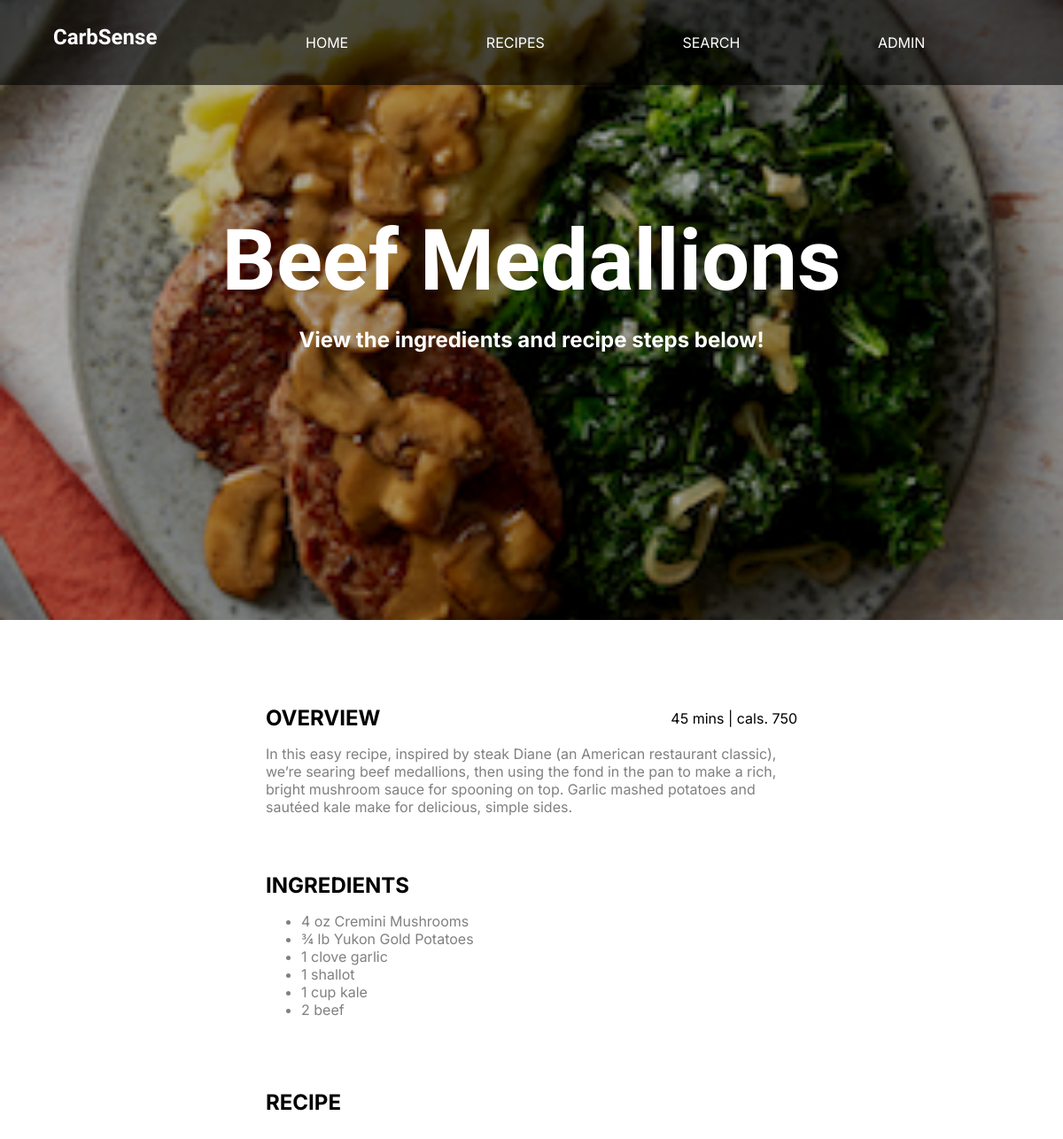
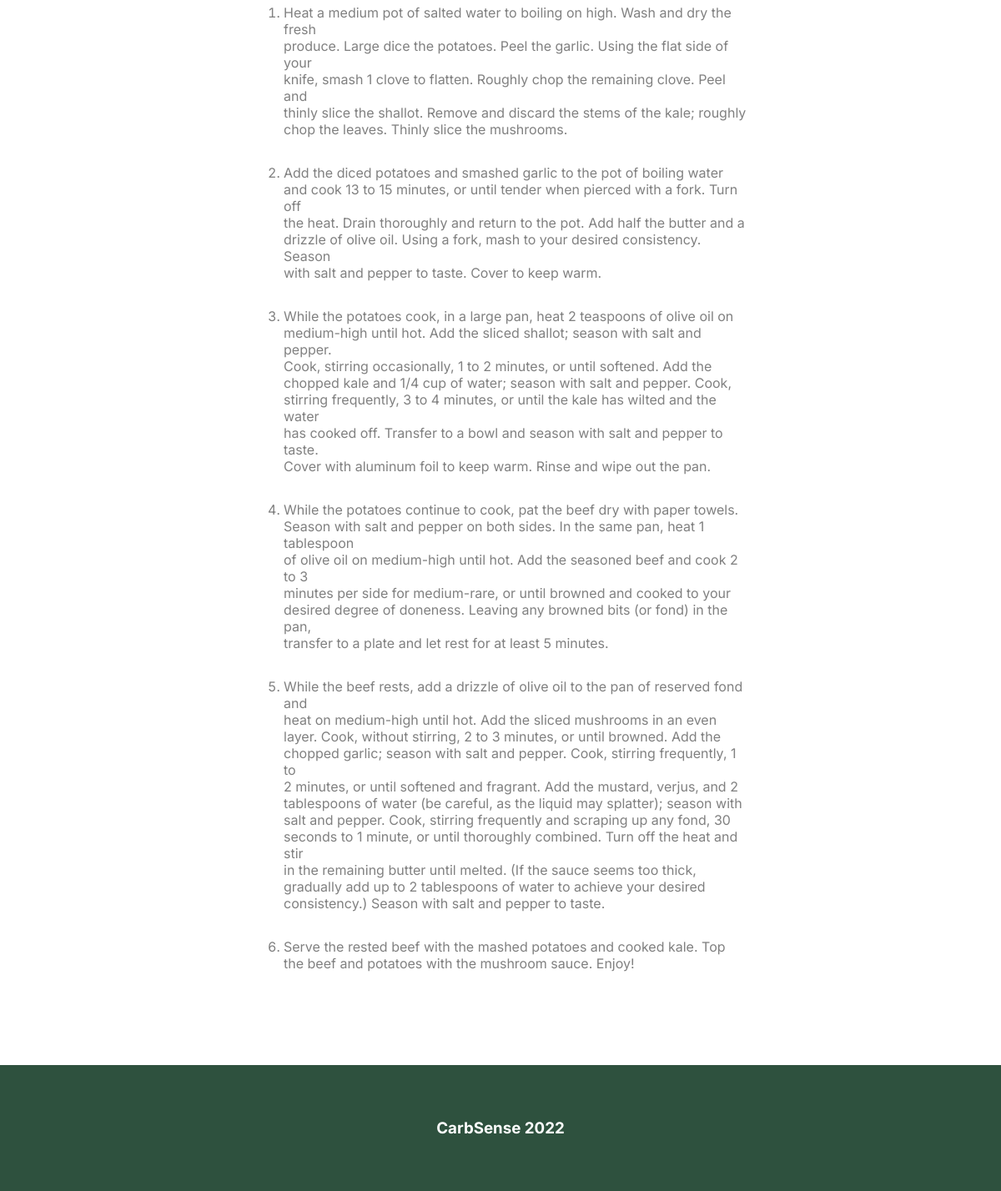
Screenshot of /details.php?id=26 with the database file from the repository (2 pictures, top to bottom).
### tables this page shows
CREATE TABLE `recipes` (
  `id` int(11) NOT NULL,
  `title` varchar(255) NOT NULL,
  `cal` int(11) NOT NULL,
  `cookTime` int(11) NOT NULL,
  `overview` longtext NOT NULL,
  `imagePath` varchar(250) NOT NULL,
  `ingredients` varchar(1000) NOT NULL,
  `steps` varchar(5000) NOT NULL
);

### .env.local.php (called while the page is built)
<?php
$APP_CONFIG = [
    'environment' => 'development',
    'site_name' => 'CarbSense',
    'site_url' => 'http://localhost:8888/final',
    'database_host' => 'localhost',
    'database_user' => 'root',
    'database_pass' => 'root',
    'database_name' => 'local_idm232',
];

### _includes/helper-functions.php (called while the page is built, shortened)
<?php
function site_url()
{
    global $APP_CONFIG;
    return $APP_CONFIG['site_url'];
}

### details.php (the view, shortened to what this page needs)
<?php
include_once 'app.php';
?>
<?php
$query = "SELECT * FROM recipes WHERE id = {$_GET['id']}";
$result = mysqli_query($db_connection, $query);
if ($result->num_rows > 0) {
    $recipe = mysqli_fetch_assoc($result);
} else {
    $error_message = 'Recipe does not exist';
}
?>
<?php
$header = $recipe['title'];
$headerText = "View the ingredients and recipe steps below!";
$headerImg = "details";
include_once '_components/header.php';
?>
    </header>
    <div class="hero-img" style="background-image: url(<?php echo site_url(); ?><?php echo $recipe['imagePath']?>);"></div>
    <div class="details-container">
        <div class="overview">
            <div class="overview-line1">
                <h2 class="ingredients-headers">OVERVIEW</h2>
                <div><?php echo $recipe['cookTime']?> mins | cals. <?php echo $recipe['cal']?></div>
            </div>
            <p class="overview-para"><?php echo $recipe['overview']?></p>
        </div>
        <div class="ingredients">
            <h2 class="ingredients-headers">INGREDIENTS</h2>
            <div class="ingredient-bullet"><?php echo $recipe['ingredients']?></div>
        </div>
        <div class="recipe">
            <h2 class="ingredients-headers">RECIPE</h2>
            <div class="steps"><?php echo $recipe['steps']?></div>
        </div>
    </div>
<?php
include_once '_components/footer.php';
?>

### _components/header.php (shortened to what this page needs)
<!DOCTYPE html>
<html lang="en">
<head>
    <link rel="stylesheet" href="<?php echo site_url(); ?>/dist/styles/styles.css">
</head>
<body>
<nav class="nav-main">
        <div class="logo">
            <h2 class="logo-text">CarbSense</h2>
        </div>
        <ul class="nav-links">
            <li><a href="<?php echo site_url(); ?>/">Home</a></li>
            <li><a href="<?php echo site_url(); ?>/recipes.php">Recipes</a></li>
            <li><a href="<?php echo site_url(); ?>/admin/search/">Search</a></li>
            <li><a href="<?php echo site_url(); ?>/admin/recipes/">Admin</a></li>
        </ul>
    </nav>
    <header class="header-main <?php echo"$headerImg"; ?>">
        <h1><?php echo"$header"; ?></h1>
        <h2 class="header-blurb"><?php echo"$headerText"; ?></h2>

### rows the page displays
recipes: title "Beef Medallions", imagePath (picture), cookTime "45", cal "750", overview "In this easy recipe, inspired by steak Diane (an American restaurant classic), weʼre searing beef medallions, then using the fond in the pan to make a rich, bright mushroom sauce for spooning on top. Garlic mashed potatoes and sautéed kale make for delicious, simple sides.", ingredients "4 oz Cremini Mushrooms 3⁄4 lb Yukon Gold Potatoes 1 clove garlic 1 shallot 1 cup kale 2 beef", steps "Heat a medium pot of salted water to boiling on high. Wash and dry the fresh produce. Large dice the potatoes. Peel the garlic. Using the flat side of your knife, smash 1 clove to flatten. Roughly chop the remaining clove. Peel and thinly slice the shallot. Remove and discard the stems of the kale; roughly chop the leaves. Thinly slice the mushrooms. Add the diced potatoes and smashed garlic to the pot of boiling water and cook 13 to 15 minutes, or until tender when pierced with a fork. Turn off the heat. Drain thoroughly and return to the pot. Add half the butter and a drizzle of olive oil. Using a fork, mash to your desired consistency. Season with salt and pepper to taste. Cover to keep…"

### other values shown
$headerText "View the ingredients and recipe steps below!"
